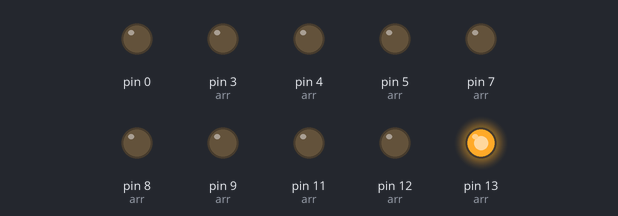
Simulated run of this sketch. Board: Arduino Uno, built with avr-gcc and run on an emulated ATmega328P. On the bench: output pins drawn as LEDs (lit = HIGH).

Above: at 0.1 s.
At 1.1 s:
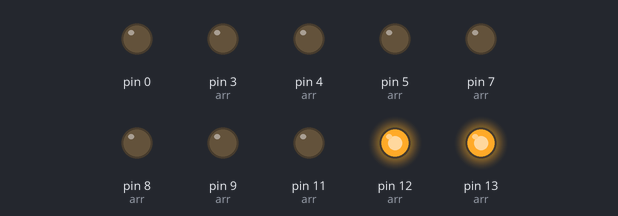
At 2.1 s:
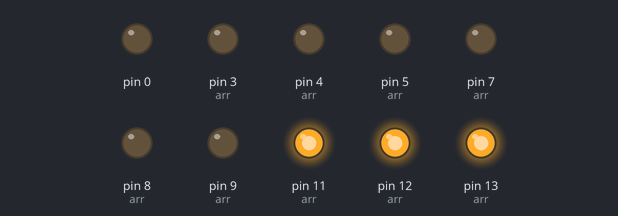
At 4.1 s:
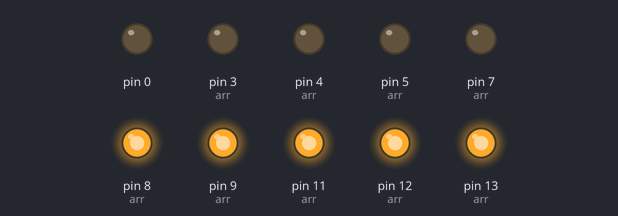
At 6.1 s:
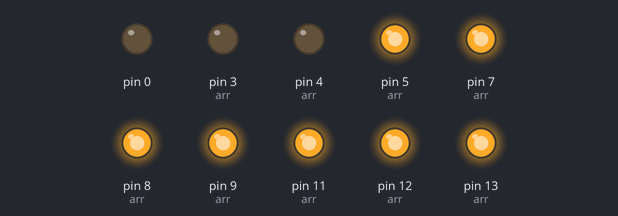
At 9.1 s:
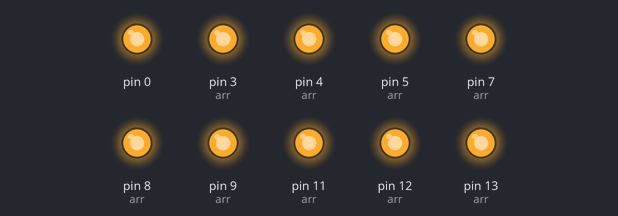
Timing chart, 0 to 10.6 s (numbered marks = the images above):
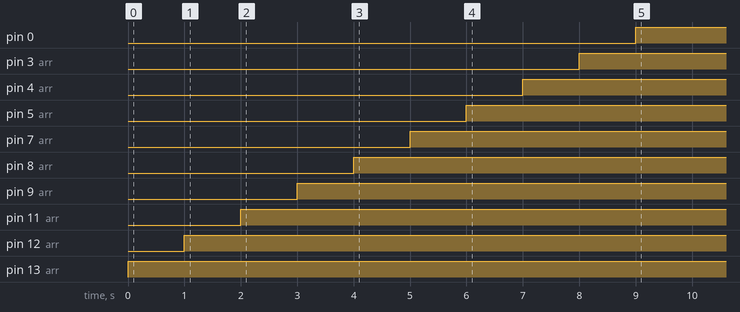

Measured:
- by itself, pin 0: LOW → HIGH at 9.0 s
- by itself, pin 3 (arr): LOW → HIGH at 8.0 s
- by itself, pin 4 (arr): LOW → HIGH at 7.0 s
- by itself, pin 5 (arr): LOW → HIGH at 6.0 s
- by itself, pin 7 (arr): LOW → HIGH at 5.0 s
- by itself, pin 8 (arr): LOW → HIGH at 4.0 s
- by itself, pin 9 (arr): LOW → HIGH at 3.0 s
- by itself, pin 11 (arr): LOW → HIGH at 2.0 s

The sketch:

traffic_light.ino
```cpp
int arr[3][4]={
    13,12,11,
    10,9,8,
    7,6,5,
    4,3,2
    };

void setup() {
  // put your setup code here, to run once:
  for(int i=0;i<4;i++)
  {
    for(int j=0;j<3;j++)
    {
          pinMode(arr[i][j],OUTPUT);

    }
  }

}

void loop() {
  // put your main code here, to run repeatedly:
  for(int i=0;i<4;i++)
  {
    for(int j=0;j<3;j++)
    {
       digitalWrite(arr[i][j],1);
    delay(1000);
    }
  }
    }
```
